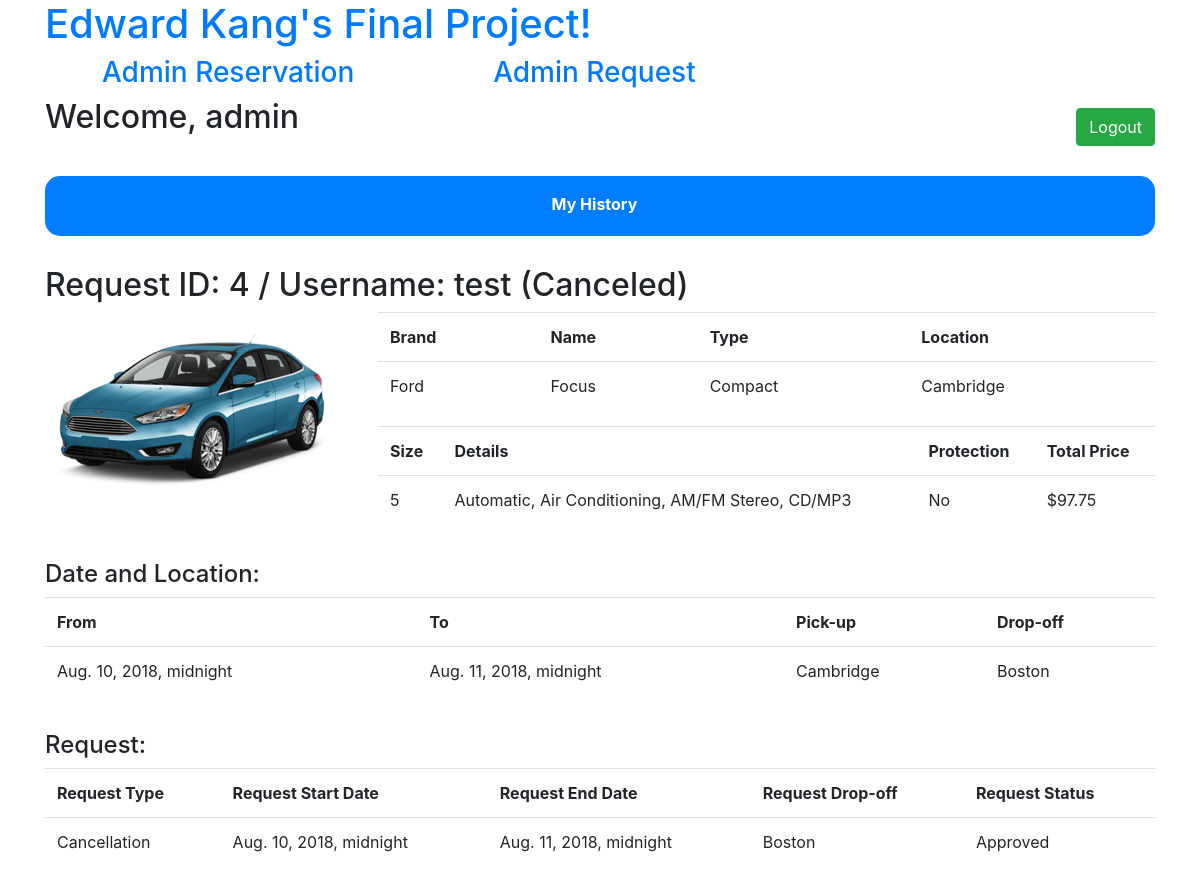
The app's page /adminpage/request/4 (signed in) with its own data.
### rents/models.py (models this page shows, shortened)
class Request(models.Model):
    request_reservation = models.ForeignKey(Reservation, on_delete=models.CASCADE)
    request_reserved_date = models.ForeignKey(ReservedDate, on_delete=models.CASCADE)
    request_start_date = models.DateTimeField(blank=True, null=True)
    request_end_date = models.DateTimeField(blank=True, null=True)
    request_drop_off = models.ForeignKey(Location, on_delete=models.CASCADE)
    request_status = models.CharField(max_length=64)
    request_approval = models.CharField(max_length=64)

class Reservation(models.Model):
    reservation_user = models.ForeignKey(settings.AUTH_USER_MODEL, on_delete=models.CASCADE)
    reservation_car = models.ForeignKey(Car, on_delete=models.CASCADE)
    reservation_start_date = models.DateTimeField()
    reservation_end_date = models.DateTimeField()
    reservation_drop_off = models.ForeignKey(Location, on_delete=models.CASCADE)
    reservation_protection = models.CharField(max_length=64)
    reservation_total_price = models.FloatField()
    reservation_status = models.CharField(max_length=64)
    reservation_request = models.CharField(max_length=64)

class Car(models.Model):
    car_brand = models.CharField(max_length=64)
    car_name = models.CharField(max_length=64)
    car_type = models.CharField(max_length=64)
    car_price = models.FloatField()
    car_size = models.IntegerField()
    car_detail = models.CharField(max_length=64)
    car_status = models.CharField(max_length=64)
    car_location = models.ForeignKey(Location, on_delete=models.CASCADE)

class Location(models.Model):
    location_name = models.CharField(max_length=64)
    location_address = models.CharField(max_length=64)

### rents/views.py (the view)
# urls.py: path("adminpage/request/<int:requestid>", views.adminRequestDetailView, name="admin_request_detail"),
@user_passes_test(lambda user: user.is_superuser)
def adminRequestDetailView(request, requestid):
    request_detail = Request.objects.filter(id=requestid).all()
    request_length = len(request_detail)
    if not request.user.is_authenticated:
        return render(request, 'rents/login.html', {'message': 'Please login first.'})
    elif request_length == 0:
        return render(request, 'rents/error.html', {'message': 'No Result.'})
    else:
        context = {
            'requestdetails' : request_detail
        }
        return render(request, 'rents/admin_request_detail.html', context)

### rents/templates/rents/admin_request_detail.html (shortened to what this page needs)
{% extends "rents/menu.html" %}
{% block body %}
<div id="body_content" class="form-group">
    <div>
        <div id="search_title_full">
            {% for requestdetail in requestdetails %}
            <h2>Request ID: {{ requestdetail.id }} / Username: {{ requestdetail.request_reservation.reservation_user.username }} ({{ requestdetail.request_reservation.reservation_status }})</h2>
        </div>
        <div class="body_table">
            <div class="body_table_content">
                <div id="car_image">
                    <img src="/static/rents/img/{{ requestdetail.request_reservation.reservation_car.car_name }}.png" alt="{{ requestdetail.request_reservation.reservation_car.car_name }}">
                </div>
                <div id="car_info">
                    <table class="table">
                        <tr>
                            <th>Brand</th>
                            <th>Name</th>
                            <th>Type</th>
                            <th>Location</th>
                        </tr>
                        <tr>
                            <td>{{ requestdetail.request_reservation.reservation_car.car_brand }}</td>
                            <td>{{ requestdetail.request_reservation.reservation_car.car_name }}</td>
                            <td>{{ requestdetail.request_reservation.reservation_car.car_type }}</td>
                            <td>{{ requestdetail.request_reservation.reservation_car.car_location.location_name }}</td>
                        </tr>
                    </table>
                </div>
                <div id="car_info">
                    <table class="table">
                        <tr>
                            <th>Size</th>
                            <th>Details</th>
                            <th>Protection</th>
                            <th>Total Price</th>
                        </tr>
                        <tr>
                            <td>{{ requestdetail.request_reservation.reservation_car.car_size }}</td>
                            <td>{{ requestdetail.request_reservation.reservation_car.car_detail }}</td>
                            <td>{{ requestdetail.request_reservation.reservation_protection }}</td>
                            <td>${{ requestdetail.request_reservation.reservation_total_price|floatformat:2 }}</td>
                        </tr>
                    </table>
                </div>
                <div id="reservation_div">
                    <h4>Date and Location:</h4>
                    <table class="table">
                        <tr>
                            <th>From</th>
                            <th>To</th>
                            <th>Pick-up</th>
                            <th>Drop-off</th>
                        </tr>
                        <tr>
                            <td id="reservation_start_date">{{ requestdetail.request_reservation.reservation_start_date }}</td>
                            <td id="reservation_end_date">{{ requestdetail.request_reservation.reservation_end_date }}</td>
                            <td>{{ requestdetail.request_reservation.reservation_car.car_location.location_name }}</td>
                            <td id="reservation_drop_off">{{ requestdetail.request_reservation.reservation_drop_off.location_name }}</td>
                        </tr>
                    </table>
                </div>
                <div id="request_div">
                    <h4>Request:</h4>
                    <table class="table">
                        <tr>
                            <th>Request Type</th>
                            <th>Request Start Date</th>
                            <th>Request End Date</th>
                            <th>Request Drop-off</th>
                            <th>Request Status</th>
                        </tr>
                        <tr>
                            <td>{{ requestdetail.request_status }}</td>
                            <td>{{ requestdetail.request_start_date }}</td>
                            <td>{{ requestdetail.request_end_date }}</td>
                            <td>{{ requestdetail.request_drop_off.location_name }}</td>
                            <td id="request_approval">{{ requestdetail.request_approval }}</td>
                        </tr>
                    </table>
                </div>
                {% endfor %}
            </div>
        </div>
    </div>
</div>
{% endblock %}

### rents/templates/rents/menu.html
{% extends "rents/layout.html" %}
{% block menu %}
<div class="form-group">
    <div class="content_item">
        <h2 id="title_welcome">Welcome, {{ user.username }}</h2>
        <input id="logout_button" class="btn btn-success" type="button" value="Logout" onclick="location.href = '/logout'"/>
    </div>
    <div id="menu">
        <table id="menu_table">
            <tr id="menu_table_tr">
                <td id="menu_table_td">
                </td>
                <td id="menu_table_td">
                    <a class="menu_button" href="/history">My History</a>
                </td>
                <td id="menu_table_td">
                </td>
            </tr>
        </table>
    </div>
    {% block body %}
    {% endblock %}
</div>
{% endblock %}

### rents/static/rents/style.css (style rules this page uses)
#title_welcome { width: 50%; display: block; float: left; }
#logout_button { margin-top: 10px; display: block; float: right; }
#menu { background-color: #007eff; border-radius: 15px; margin-top: 30px; margin-bottom: 30px; width: 100%; display: block; float: right; }
#menu_table { margin: auto; width: 100% !important; }
#menu_table_tr { height: 60px; width: 100%; display: block; float: left; }
#menu_table_td { width: 33%; display: block; float: left; text-align: center; margin-top: 15px; }
.menu_button { color: white; font-weight: bold; }
#body_content { width: 100%; display: block; float: left; }
#search_title_full { display: block; float: left; width: 100%; }
#car_image { display: block; float: left; width: 30%; }
#car_info { display: block; float: left; width: 70%; }
#reservation_div, #request_div, #submit_request_div { margin-top: 20px; display: block; float: left; width: 100%; }
.body_table_content { margin-bottom: 40px; display: block; float: left; width: 100%; }

### records on screen
Request: id "4", request_reservation.reservation_user.username "test", request_reservation.reservation_status "Canceled", request_reservation.reservation_car.car_name (picture), request_reservation.reservation_car.car_brand "Ford", request_reservation.reservation_car.car_name "Focus", request_reservation.reservation_car.car_type "Compact", request_reservation.reservation_car.car_location.location_name "Cambridge", request_reservation.reservation_car.car_size "5", request_reservation.reservation_car.car_detail "Automatic, Air Conditioning, AM/FM Stereo, CD/MP3", request_reservation.reservation_protection "No", request_reservation.reservation_total_price "97.75", request_reservation.reservation_start_date "Aug. 10, 2018, midnight", request_reservation.reservation_end_date "Aug. 11, 2018, midnight", request_reservation.reservation_drop_off.location_name "Boston", request_status "Cancellation", request_start_date "Aug. 10, 2018, midnight", request_end_date "Aug. 11, 2018, midnight", request_drop_off.location_name "Boston", request_approval "Approved"

### other values on screen
{{ user.username }} "admin"
